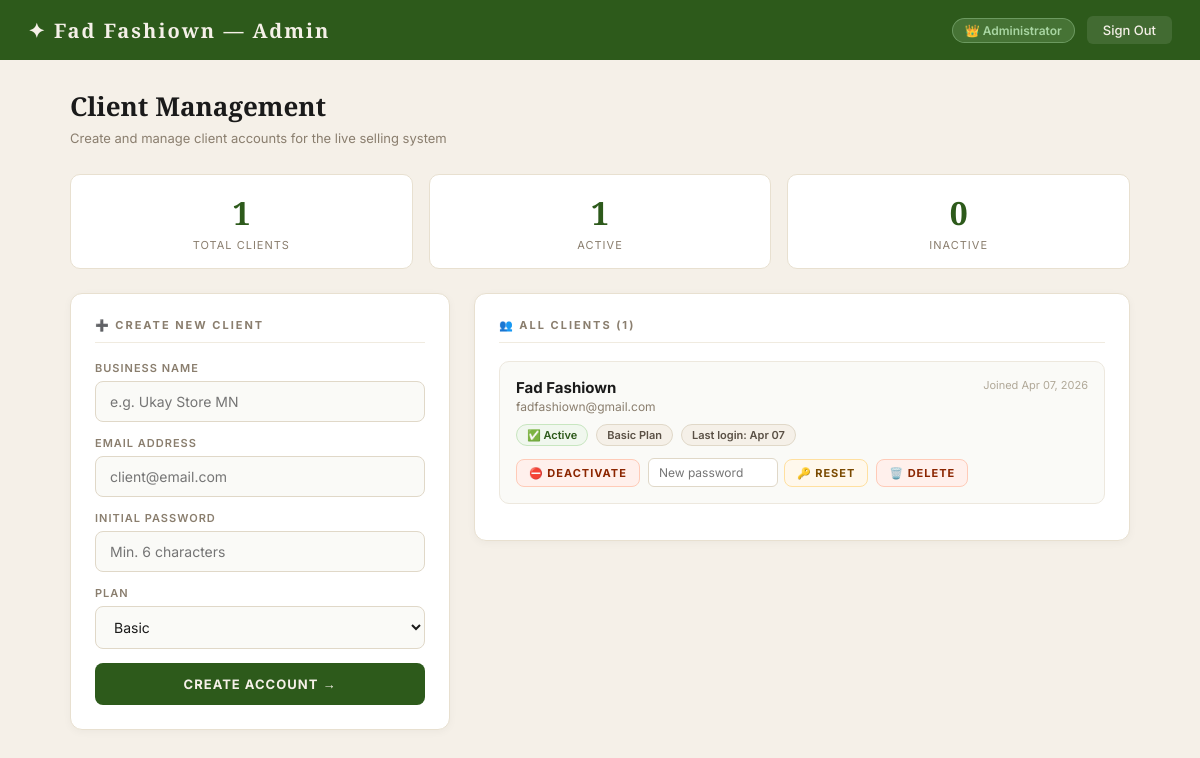
The app's page /admin (signed in), older data.
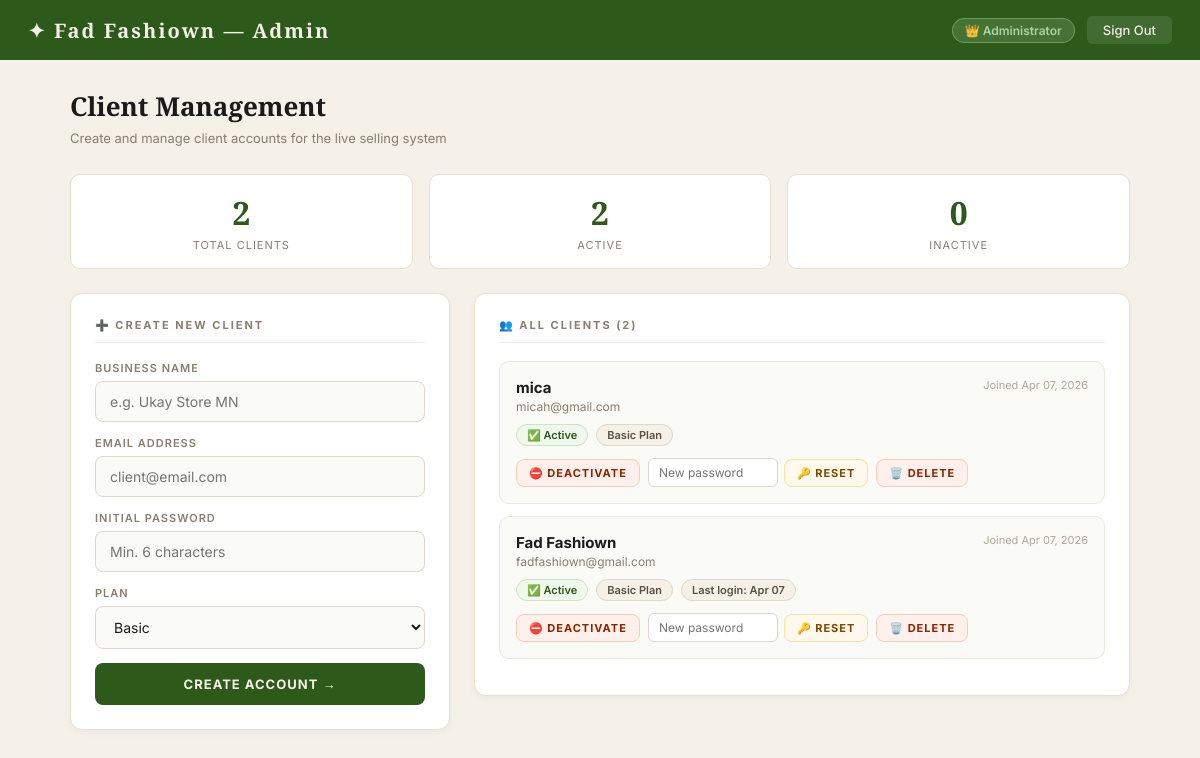
The same page, newer data.
### auth/models.py (models this page shows, shortened)
class Client(UserMixin, db.Model):
    __tablename__ = 'clients'
    id = db.Column(db.Integer, primary_key=True)
    business_name = db.Column(db.String(100), nullable=False)
    email = db.Column(db.String(120), unique=True, nullable=False)
    password_hash = db.Column(db.String(255), nullable=False)
    plan = db.Column(db.String(20), default='basic')
    is_active = db.Column(db.Boolean, default=True)
    is_admin = db.Column(db.Boolean, default=False)
    created_at = db.Column(db.DateTime, default=datetime.utcnow)
    last_login = db.Column(db.DateTime, nullable=True)
    orders = db.relationship('Order', backref='client', lazy=True)

### auth/routes.py (the view)
@auth.route('/admin')
@admin_required
def admin_panel():
    clients = Client.query.filter_by(is_admin=False).order_by(
        Client.created_at.desc()
    ).all()
    return render_template('admin.html', clients=clients)

### auth/routes.py (called while the page is built)
def admin_required(f):
    @wraps(f)
    def decorated_function(*args, **kwargs):
        if not current_user.is_authenticated:
            return redirect(url_for('auth.login'))
        if not current_user.is_admin:
            abort(403)  # Forbidden
        return f(*args, **kwargs)
    return decorated_function

### templates/admin.html (shortened to what this page needs)
<!DOCTYPE html>
<html lang="en">
<head>
</head>
<body>
    <div class="header">
        <h1>✦ Fad Fashiown — Admin</h1>
        <div class="header-right">
            <span class="badge-admin">👑 Administrator</span>
            <a href="/logout" class="btn-logout">Sign Out</a>
        </div>
    </div>
    <div class="container">
        <h2 class="page-title">Client Management</h2>
        <p class="page-subtitle">
            Create and manage client accounts for the live selling system
        </p>
        <div class="stats-row">
            <div class="stat-card">
                <div class="stat-number">{{ clients|length }}</div>
                <div class="stat-label">Total Clients</div>
            </div>
            <div class="stat-card">
                <div class="stat-number">
                    {{ clients|selectattr('is_active')|list|length }}
                </div>
                <div class="stat-label">Active</div>
            </div>
            <div class="stat-card">
                <div class="stat-number">
                    {{ clients|rejectattr('is_active')|list|length }}
                </div>
                <div class="stat-label">Inactive</div>
            </div>
        </div>
        <div class="grid">
            <div>
                <div class="card">
                    <div class="card-title">➕ Create New Client</div>
                    <form method="POST" action="/admin/create-client">
                        <div class="form-group">
                            <label>Business Name</label>
                            <input
                                type="text"
                                name="business_name"
                                placeholder="e.g. Ukay Store MN"
                                required
                            />
                        </div>
                        <div class="form-group">
                            <label>Email Address</label>
                            <input
                                type="email"
                                name="email"
                                placeholder="client@email.com"
                                required
                            />
                        </div>
                        <div class="form-group">
                            <label>Initial Password</label>
                            <input
                                type="text"
                                name="password"
                                placeholder="Min. 6 characters"
                                required
                                minlength="6"
                            />
                        </div>
                        <div class="form-group">
                            <label>Plan</label>
                            <select name="plan">
                                <option value="basic">Basic</option>
                            </select>
                        </div>
                        <button type="submit" class="btn btn-primary">
                            Create Account →
                        </button>
                    </form>
                </div>
            </div>
            <div>
                <div class="card">
                    <div class="card-title">
                        👥 All Clients ({{ clients|length }})
                    </div>
                    {% if clients %}
                        {% for client in clients %}
                        <div class="client-item {{ '' if client.is_active else 'inactive' }}">
                            <div class="client-header">
                                <div>
                                    <div class="client-name">
                                        {{ client.business_name }}
                                    </div>
                                    <div class="client-email">
                                        {{ client.email }}
                                    </div>
                                </div>
                                <div class="joined-date">
                                    Joined {{ client.created_at.strftime('%b %d, %Y') }}
                                </div>
                            </div>
                            <div class="client-meta">
                                <span class="badge {{ 'badge-active' if client.is_active else 'badge-inactive' }}">
                                    {{ '✅ Active' if client.is_active else '⛔ Inactive' }}
                                </span>
                                <span class="badge badge-plan">
                                    {{ client.plan|capitalize }} Plan
                                </span>
                                {% if client.last_login %}
                                <span class="badge badge-plan">
                                    Last login: {{ client.last_login.strftime('%b %d') }}
                                </span>
                                {% endif %}
                            </div>
                            <div class="client-actions">
                                <form method="POST"
                                      action="/admin/toggle-client/{{ client.id }}">
                                    <button type="submit"
                                            class="btn {{ 'btn-danger' if client.is_active else 'btn-success' }}">
                                        {{ '⛔ Deactivate' if client.is_active else '✅ Activate' }}
                                    </button>
                                </form>
                                <form method="POST"
                                      action="/admin/reset-password/{{ client.id }}"
                                      class="reset-form">
                                    <input
                                        type="text"
                                        name="new_password"
                                        placeholder="New password"
                                        minlength="6"
                                        required
                                    />
                                    <button type="submit" class="btn btn-warning">
                                        🔑 Reset
                                    </button>
                                </form>
                                <form method="POST"
                                      action="/admin/delete-client/{{ client.id }}"
                                      onsubmit="return confirm('Delete {{ client.business_name }}? This cannot be undone.')">
                                    <button type="submit" class="btn btn-danger">
                                        🗑️ Delete
                                    </button>
                                </form>
                            </div>
                        </div>
                        {% endfor %}
                    {% else %}
                        <div class="empty-state">
                            No clients yet.<br>Create your first client above.
                        </div>
                    {% endif %}
                </div>
            </div>
        </div>
    </div>
</body>
</html>

### templates/admin.html (style rules this page uses)
* { margin: 0; padding: 0; box-sizing: border-box; }
body { font-family: 'Inter', sans-serif; background: #F5F0E8; min-height: 100vh; }
.header { background: #2D5A1B; padding: 16px 28px; display: flex; justify-content: space-between; align-items: center; }
.header h1 { font-family: 'Playfair Display', serif; color: #F5F0E8; font-size: 20px; letter-spacing: 2px; }
.header-right { display: flex; gap: 12px; align-items: center; }
.badge-admin { background: rgba(168,213,162,0.2); color: #A8D5A2; padding: 4px 12px; border-radius: 20px; font-size: 12px; font-weight: 600; border: 1px solid rgba(168,213,162,0.4); }
.btn-logout { background: rgba(255,255,255,0.1); color: #F5F0E8; padding: 6px 16px; border-radius: 6px; text-decoration: none; font-size: 13px; font-weight: 500; transition: background 0.2s; }
.container { max-width: 1100px; margin: 0 auto; padding: 28px 20px; }
.page-title { font-family: 'Playfair Display', serif; font-size: 26px; color: #1A1A1A; margin-bottom: 6px; }
.page-subtitle { font-size: 13px; color: #8A7E6E; margin-bottom: 28px; }
.grid { display: grid; grid-template-columns: 380px 1fr; gap: 24px; }
.card { background: white; border-radius: 12px; padding: 24px; border: 1px solid #E8E0D0; box-shadow: 0 2px 8px rgba(0,0,0,0.04); margin-bottom: 20px; }
.card-title { font-size: 11px; font-weight: 700; letter-spacing: 2px; color: #8A7E6E; text-transform: uppercase; margin-bottom: 18px; padding-bottom: 10px; border-bottom: 1px solid #F0EBE0; }
.form-group { margin-bottom: 14px; }
.form-group label { display: block; font-size: 11px; font-weight: 600; color: #8A7E6E; letter-spacing: 1px; text-transform: uppercase; margin-bottom: 6px; }
.form-group input, .form-group select { width: 100%; padding: 11px 14px; font-size: 14px; font-family: 'Inter', sans-serif; background: #FAFAF7; border: 1.5px solid #E0D8C8; border-radius: 8px; color: #1A1A1A; outline: none; }
.btn { padding: 11px 20px; border: none; border-radius: 8px; cursor: pointer; font-weight: 700; font-size: 13px; font-family: 'Inter', sans-serif; letter-spacing: 1px; text-transform: uppercase; transition: all 0.2s; }
.btn-primary { background: #2D5A1B; color: #F5F0E8; width: 100%; padding: 13px; }
.btn-danger { background: #FFF0EC; color: #8B2500; border: 1px solid #FFCBB8; padding: 6px 12px; font-size: 11px; }
.btn-warning { background: #FFF8EC; color: #7A4A00; border: 1px solid #FFE0A0; padding: 6px 12px; font-size: 11px; }
.stats-row { display: grid; grid-template-columns: repeat(3, 1fr); gap: 16px; margin-bottom: 24px; }
.stat-card { background: white; border-radius: 10px; padding: 16px 20px; border: 1px solid #E8E0D0; text-align: center; }
.stat-number { font-family: 'Playfair Display', serif; font-size: 32px; color: #2D5A1B; font-weight: 700; }
.stat-label { font-size: 11px; color: #8A7E6E; text-transform: uppercase; letter-spacing: 1px; margin-top: 4px; }
.client-item { background: #FAFAF7; border: 1.5px solid #EDE8DE; border-radius: 10px; padding: 16px; margin-bottom: 12px; }
.client-header { display: flex; justify-content: space-between; align-items: flex-start; margin-bottom: 10px; }
.client-name { font-weight: 700; font-size: 15px; color: #1A1A1A; }
.client-email { font-size: 12px; color: #8A7E6E; margin-top: 2px; }
.client-meta { display: flex; gap: 8px; flex-wrap: wrap; margin-bottom: 12px; }
.badge { padding: 3px 10px; border-radius: 12px; font-size: 11px; font-weight: 600; }
.badge-active { background: #F0F7EE; color: #2D5A1B; border: 1px solid #C8E6C0; }
.badge-plan { background: #F5F0E8; color: #5A5045; border: 1px solid #E0D8C8; }
.client-actions { display: flex; gap: 8px; flex-wrap: wrap; align-items: center; }
.reset-form { display: flex; gap: 6px; align-items: center; }
.reset-form input { padding: 6px 10px; font-size: 12px; border: 1px solid #E0D8C8; border-radius: 6px; background: white; width: 130px; font-family: 'Inter', sans-serif; }
.joined-date { font-size: 11px; color: #B0A898; }

Row changes from the older to the newer data that the page shows:
added Client: business_name "mica", email "micah@gmail.com", created_at "Apr 07, 2026", is_active "✅ Active", plan "Basic", is_active "⛔ DEACTIVATE"
Text that changed along with them:
{{ clients|length }}: "1" → "2"
{{ clients|selectattr('is_active')|list|length }}: "1" → "2"
